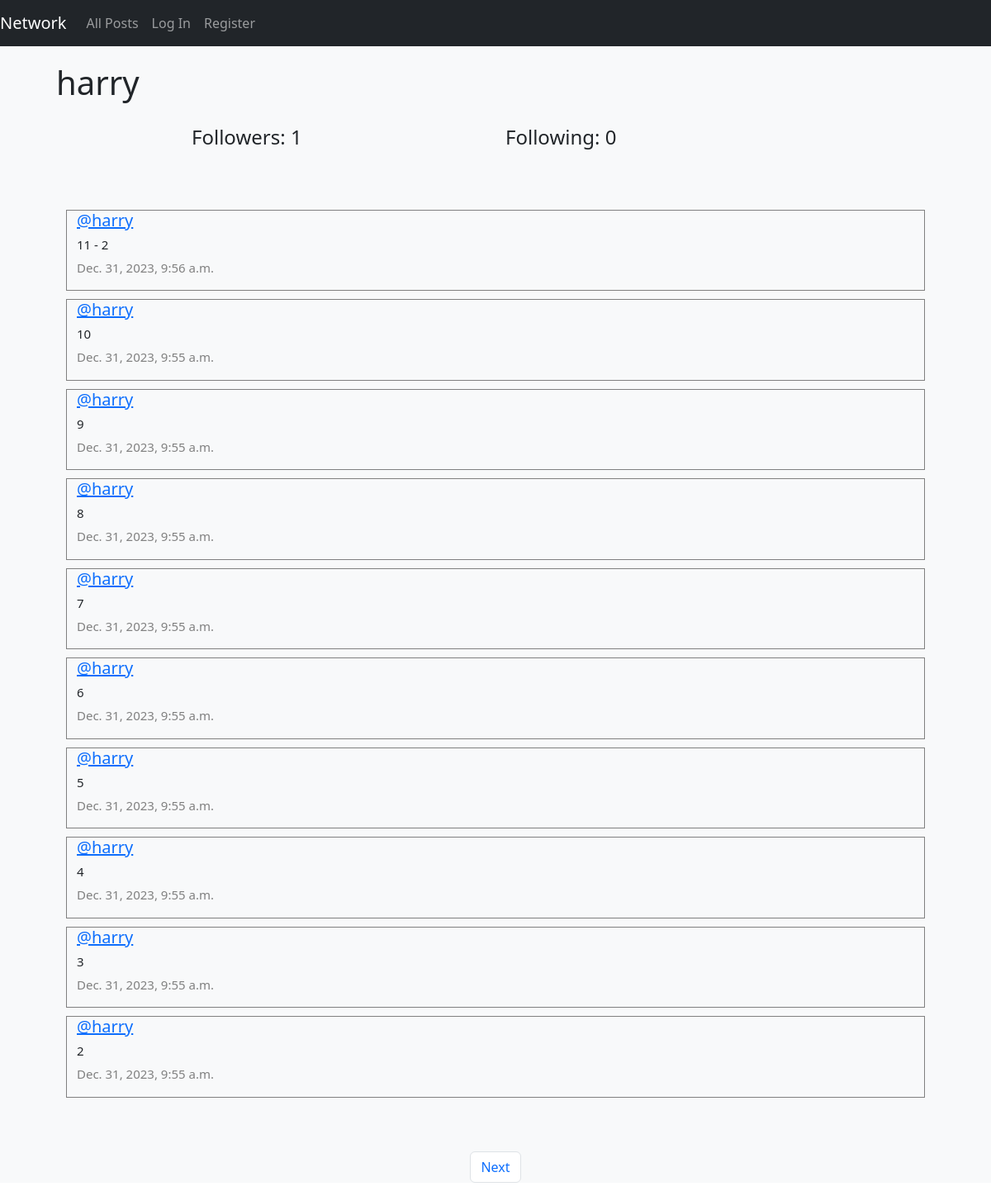
The app's page /profile/1 with its own data.
### network/models.py (models this page shows, shortened)
class User(AbstractUser):
    pass

class Post(models.Model):
    content = models.CharField(max_length=140)
    user = models.ForeignKey(User, on_delete=models.CASCADE, related_name="posts")
    date = models.DateTimeField(auto_now_add=True)
    likes = models.ManyToManyField(User, related_name="liked_posts", blank=True)

### network/views.py (the view)
# urls.py: path("profile/<int:user_id>", views.profile, name="profile"),
def profile(request, user_id):
    user = get_object_or_404(User, pk=user_id)
    allPosts = Post.objects.filter(user=user).order_by("-id")
    following = Follow.objects.filter(user=user)
    followers = Follow.objects.filter(user_follower=user)
    isFollowing = False
    if request.user.is_authenticated:
        isFollowing = followers.filter(user=request.user).exists()
    paginator = Paginator(allPosts, 10)
    page_number = request.GET.get('page')
    posts_of_the_page = paginator.get_page(page_number)
    return render(request, "network/profile.html", {
        "allPosts": allPosts,
        "posts_of_the_page": posts_of_the_page,
        "username": user.username,
        "following": following,
        "followers": followers,
        "isFollowing": isFollowing,
        "user_profile": user
    })

### network/templates/network/profile.html (shortened to what this page needs)
{% extends "network/layout.html" %}
{% block body %}
    <h1 class="mx-5" style="padding: 20px;">{{ username }}</h1>
    <div class="container">
        <div class="row d-flex justify-content-center">
            <h4 class="col-4">Followers: {{ followers.count }}</h4>
            <h4 class="col-4">Following: {{ following.count }}</h4>
        </div>
    </div>
    <div class="all-posts" style="padding: 40px;">
        {% for post in posts_of_the_page %}
            <div class="row post">
                <h5 class="username"><a href="{% url 'profile' user_id=post.user.id %}">@{{ post.user }}</a></h5>
                <h6 class="content">{{ post.content }}</h6>
                <p class="date">{{ post.date }}</p>
            </div>
        {% endfor %}
    </div>
    <nav aria-label="Page navigation example">
        <ul class="pagination d-flex justify-content-center">
            {% if posts_of_the_page.has_next %}
                <li class="page-item"><a class="page-link" href="?page={{ posts_of_the_page.next_page_number }}">Next</a></li>
            {% endif %}
        </ul>
    </nav>
{% endblock %}

### network/static/network/styles.css (style rules this page uses)
.all-posts { display: flex; justify-content: flex-start; flex-direction: column; margin: 20px; }
.post { border: 0.1px solid gray; display: flex; justify-content: center; flex-direction: column; box-sizing: border-box; margin: 5px 20px; }
.content { font-size: 15px; }
.username { font-size: 20px; }
.date { color: gray; font-size: 15px; }

### records on screen
User: username "harry"
Post: user "harry", content "11 - 2", date "Dec. 31, 2023, 9:56 a.m."
Post: user "harry", content "10", date "Dec. 31, 2023, 9:55 a.m."
Post: user "harry", content "9", date "Dec. 31, 2023, 9:55 a.m."
Post: user "harry", content "8", date "Dec. 31, 2023, 9:55 a.m."
Post: user "harry", content "7", date "Dec. 31, 2023, 9:55 a.m."
Post: user "harry", content "6", date "Dec. 31, 2023, 9:55 a.m."
Post: user "harry", content "5", date "Dec. 31, 2023, 9:55 a.m."
Post: user "harry", content "4", date "Dec. 31, 2023, 9:55 a.m."
Post: user "harry", content "3", date "Dec. 31, 2023, 9:55 a.m."
Post: user "harry", content "2", date "Dec. 31, 2023, 9:55 a.m."

### other values on screen
{{ followers.count }} "1"
{{ following.count }} "0"
